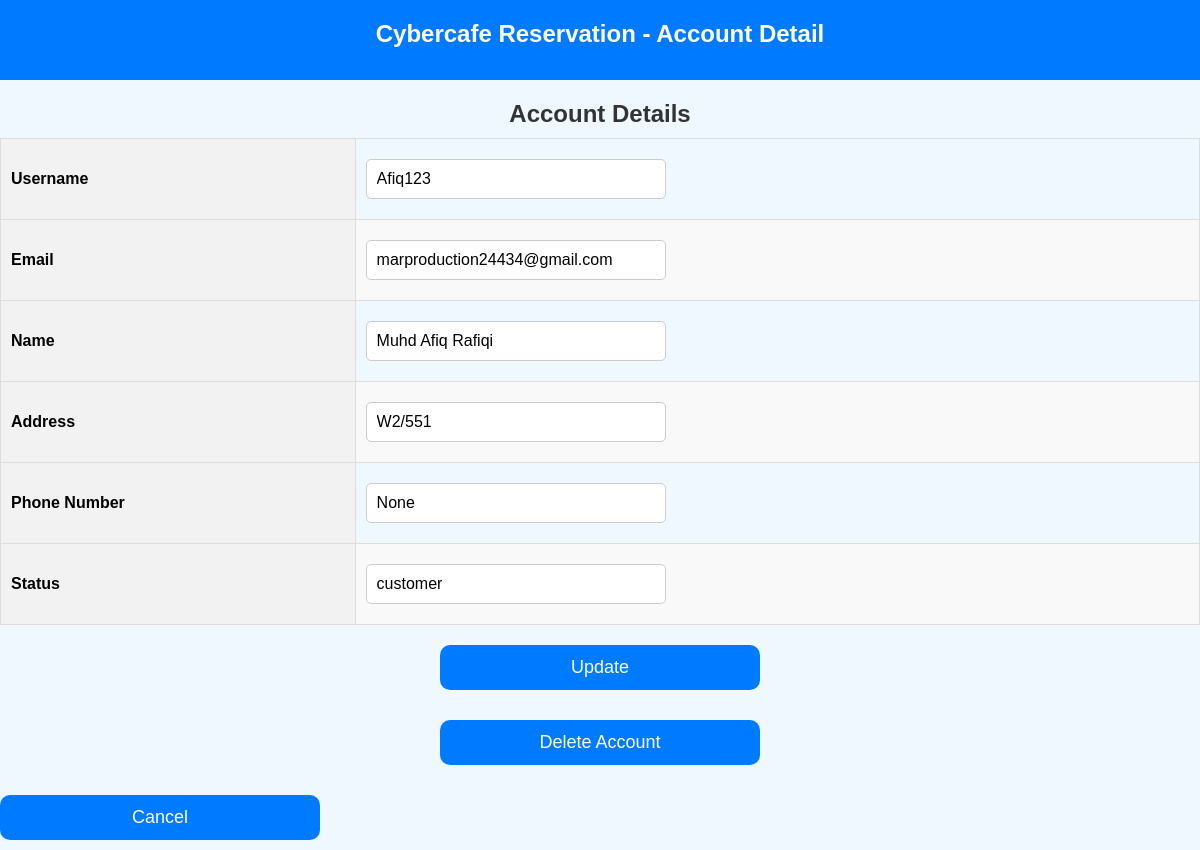
/account-detail/11/, run on the app's committed database.
### reservations/models.py (models this page shows, shortened)
class UserAccount(models.Model):
    username = models.CharField(max_length=100, unique=True)
    password = models.CharField(max_length=255)  # Store hashed passwords
    email = models.EmailField(max_length=255, unique=True)
    name = models.CharField(max_length=100)
    address = models.CharField(max_length=255, blank=True, null=True)
    phone_number = models.CharField(max_length=20, blank=True, null=True)
    status = models.CharField(max_length=10, default='customer')  # Default status set to 'customer'

### reservations/views.py (the view)
# urls.py: path('account-detail/<int:account_id>/', views.account_detail_view, name='account_detail'),
def account_detail_view(request, account_id):
    account = get_object_or_404(UserAccount, id=account_id)
    return render(request, 'account_detail.html', {'account': account, 'request': request})

### reservations/templates/account_detail.html (shortened to what this page needs)
<!DOCTYPE html>
<html lang="en">
<head>
    {% load static %}
    <link rel="stylesheet" href="{% static 'styles.css' %}">
</head>
<body>
    <div class="navbar">
        Cybercafe Reservation - Account Detail
    </div>
    <div id="accountContainer">
        <h2>Account Details</h2>
        <form method="post" action="{% url 'update_account' account.id %}">
            <table id="accountDetailTable">
                <tr>
                    <th>Username</th>
                    <td><input type="text" name="username" value="{{ account.username }}" {% if request.session.status != 'admin'%}readonly{% endif %}></td>
                </tr>
                <tr>
                    <th>Email</th>
                    <td><input type="email" name="email" value="{{ account.email }}" {% if request.session.status != 'admin'%}readonly{% endif %}></td>
                </tr>
                <tr>
                    <th>Name</th>
                    <td><input type="text" name="name" value="{{ account.name }}" {% if request.session.status != 'admin'%}readonly{% endif %}></td>
                </tr>
                <tr>
                    <th>Address</th>
                    <td><input type="text" name="address" value="{{ account.address }}" {% if request.session.status != 'admin'%}readonly{% endif %}></td>
                </tr>
                <tr>
                    <th>Phone Number</th>
                    <td><input type="text" name="phone_number" value="{{ account.phone_number }}" {% if request.session.status != 'admin'%}readonly{% endif %}></td>
                </tr>
                <tr>
                    <th>Status</th>
                    <td><input type="text" name="status" value="{{ account.status }}" {% if request.session.status != 'admin'%}readonly{% endif %}></td>
                </tr>
            </table>
            <div class="buttonContainer">
                <button type="submit" {% if request.session.status != 'admin'%}disabled{% endif %}>Update</button>
            </div>
        </form>
        <form method="POST" action="{% url 'delete_account' account.id %}">
            <button type="submit" onclick="return confirm('Are you sure you want to delete this account?');">
                Delete Account
            </button>
        </form>
        <button type="button" onclick="window.history.back()">Cancel</button>
    </div>
</body>
</html>

### reservations/static/styles.css (style rules this page uses)
body { font-family: Arial, sans-serif; background-color: #f0f8ff; margin: 0; padding: 0; min-height: 100vh; display: flex; flex-direction: column; }
.navbar { background-color: #007BFF; color: white; text-align: center; font-size: 24px; padding: 20px; font-weight: bold; width: 100%; height: 80px; box-sizing: border-box; top: 0; left: 0; }
table { width: 100%; border-collapse: collapse; }
table th, table td { padding: 10px; border: 1px solid #ddd; text-align: left; }
table th { background-color: #f2f2f2; }
table tr:nth-child(even) { background-color: #f9f9f9; }
h2, h4 { text-align: center; margin-bottom: 10px; color: #333; }
input[type="text"], input[type="password"], input[type="email"] { width: 300px; padding: 10px; margin: 10px 0; border: 1px solid #ccc; border-radius: 5px; font-size: 16px; box-sizing: border-box; }
button { width: 320px; padding: 12px; background-color: #007BFF; color: white; border: none; border-radius: 10px; font-size: 18px; cursor: pointer; transition: background-color 0.3s ease; margin: 10px 0; }
form { display: flex; flex-direction: column; align-items: center; width: 100%; }
button { margin-top: 20px; }

### data on the page
UserAccount: username "Afiq123", email "marproduction24434@gmail.com", name "Muhd Afiq Rafiqi", address "W2/551", phone_number "None", status "customer"
